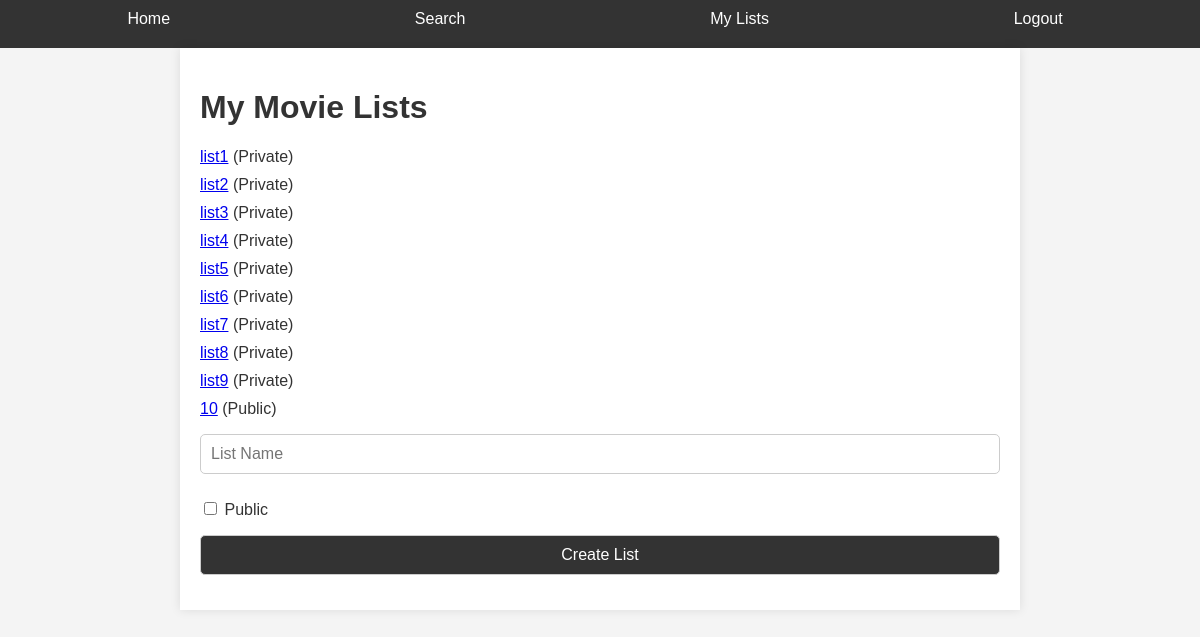
The page /lists (signed in) on the database its author committed.
### tables this page shows
CREATE TABLE lists (
                id INTEGER PRIMARY KEY AUTOINCREMENT,
                name TEXT NOT NULL,
                user_id INTEGER NOT NULL,
                is_public INTEGER NOT NULL CHECK(is_public IN (0, 1)),
                FOREIGN KEY(user_id) REFERENCES users(id)
            );

### app.py (the view)
@app.route('/lists')
@login_required
def lists():
    db = get_db()
    lists = db.execute('SELECT * FROM lists WHERE user_id = ?', (current_user.id,)).fetchall()
    return render_template('lists.html', lists=lists)

### app.py (called while the page is built)
def get_db():
    db = sqlite3.connect('database.db')
    db.row_factory = sqlite3.Row
    return db

@login_manager.user_loader
def load_user(user_id):
    db = get_db()
    user = db.execute('SELECT * FROM users WHERE id = ?', (user_id,)).fetchone()
    if user:
        user_obj = User()
        user_obj.id = user['id']
        user_obj.username = user['username']
        return user_obj
    return None

### templates/lists.html (shortened to what this page needs)
{% extends 'base.html' %}
{% block content %}
    <h1>My Movie Lists</h1>
    {% if lists %}
        <ul>
            {% for list in lists %}
                <li>
                    <a href="{{ url_for('list_details', list_id=list.id) }}">{{ list.name }}</a>
                    {% if list.is_public %}
                        (Public)
                    {% else %}
                        (Private)
                    {% endif %}
                </li>
            {% endfor %}
        </ul>
    {% else %}
        <p>You haven't created any movie lists yet.</p>
    {% endif %}
    <form action="{{ url_for('create_list') }}" method="post">
        <input type="text" name="name" placeholder="List Name" required>
        <label>
            <input type="checkbox" name="is_public">
            Public
        </label>
        <button type="submit">Create List</button>
    </form>
{% endblock %}

### templates/base.html (shortened to what this page needs)
<!DOCTYPE html>
<html lang="en">
<head>
    <link rel="stylesheet" href="{{ url_for('static', filename='css/style.css') }}">
</head>
<body>
    <nav>
        <ul>
            <li><a href="{{ url_for('home') }}">Home</a></li>
            <li><a href="{{ url_for('search') }}">Search</a></li>
            <li><a href="{{ url_for('lists') }}">My Lists</a></li>
            <li><a href="{{ url_for('logout') }}">Logout</a></li>
        </ul>
    </nav>
    <main>
        {% block content %}{% endblock %}
    </main>
</body>
</html>

### static/css/style.css (style rules this page uses)
body { font-family: 'Arial', sans-serif; margin: 0; padding: 0; background-color: #f4f4f4; color: #333; }
nav { background-color: #333; color: white; padding: 10px; }
nav ul { list-style-type: none; margin: 0; padding: 0; display: flex; justify-content: space-around; }
nav ul li { display: inline; margin-right: 10px; }
nav ul li a { color: white; text-decoration: none; padding: 8px 16px; transition: background-color 0.3s; }
main { padding: 20px; max-width: 800px; margin: 0 auto; background-color: white; box-shadow: 0 0 10px rgba(0, 0, 0, 0.1); }
h1 { color: #333; }
form { display: flex; flex-direction: column; }
form label { margin: 10px 0 5px; }
form input, form button, form select { padding: 10px; margin-bottom: 15px; border: 1px solid #ccc; border-radius: 5px; font-size: 16px; }
form button { background-color: #333; color: white; cursor: pointer; transition: background-color 0.3s; }
ul { list-style-type: none; padding: 0; }
ul li { margin-bottom: 10px; }

### rows shown on the page
lists: name "list1", is_public "(Private)"
lists: name "list2", is_public "(Private)"
lists: name "list3", is_public "(Private)"
lists: name "list4", is_public "(Private)"
lists: name "list5", is_public "(Private)"
lists: name "list6", is_public "(Private)"
lists: name "list7", is_public "(Private)"
lists: name "list8", is_public "(Private)"
lists: name "list9", is_public "(Private)"
lists: name "10", is_public "(Public)"
